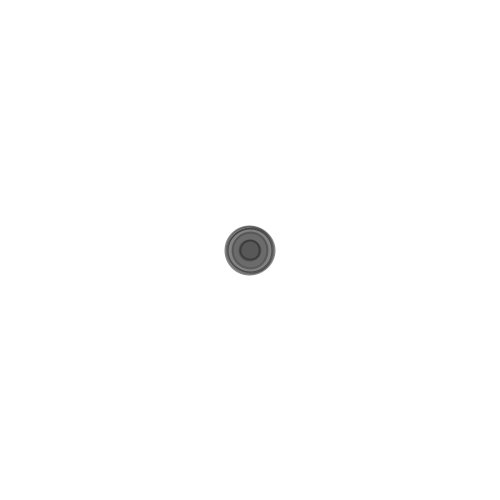
Frame 1 (no input)
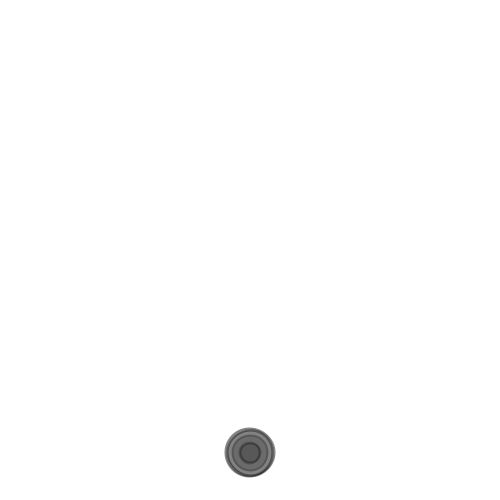
Frame 60 (the mouse pressed at the canvas centre just before this capture)
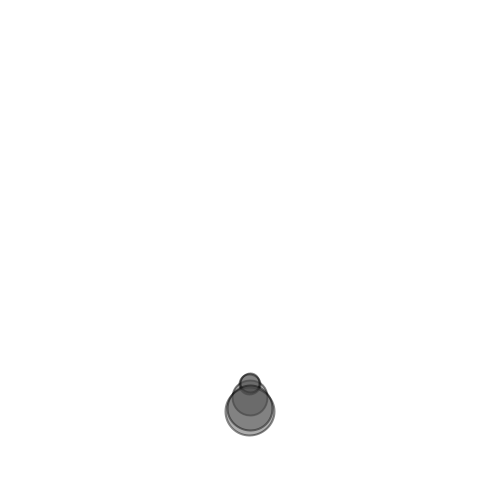
Frame 120 (the mouse held since frame 60 and released just before this capture)

The Processing sketch that drew these frames (run headless with seeded random() and noise(); from frame 60 on, the mouse is pressed at the canvas centre):

// Processing sketch: vectorA
// ── vectorA.pde
Mover[] movers;
float gravityCoeff = 0.2;
float frictionCoeff = 0.05;
float windCoeff = 0.3;
float dragCoeff = 0.01;


void setup() {
  size(500, 500);
  background(255);
  movers = new Mover[5];
  for (int i = 0; i < movers.length; i++) {
    movers[i] = new Mover();
  }
}

void draw() {
  background(255);
  PVector gravity = new PVector(0, gravityCoeff);
  
  for (Mover m : movers) {
    // gravity force
      m.applyGravity(gravity);
    
    // wind when clicked
    if (mousePressed) {
     PVector mouse = new PVector(mouseX, mouseY);
     PVector wind = PVector.sub(mouse, m.loc);
     wind.setMag(windCoeff);
     m.applyForce(wind);
    }
    
    // air resistance
    PVector drag = m.vel.copy();
    drag.normalize();
    drag.mult(-1 * dragCoeff * m.vel.magSq() * m.mass);
    m.applyForce(drag);
    
    // friction
    PVector friction = m.vel.copy();
    friction.normalize();
    float c = -frictionCoeff;
    friction.mult(c);
    //m.applyForce(friction);
    
    m.update();
    m.bounceEdges();
    m.display();
  }
  
}

// ── Mover.pde
import java.util.Random;

Random generator;

class Mover {
  
  PVector loc;
  PVector vel;
  PVector acc;
  float mass;
  float d;
  
  Mover() {
    loc = new PVector(width/2, height/2);
    vel = new PVector(0, 0);
    acc = new PVector(0, 0);
    //mass = ((float) generator.nextGaussian() + 10); // normally -5 to +5
    mass = random(1, 2);
    d = map(mass, 1, 2, 10, 50);
  }
  
  void update() {
    vel.add(acc);
    loc.add(vel);
    acc.mult(0);
  }
  
  void applyGravity(PVector gravity) {
    applyForce(PVector.mult(gravity, mass));
  }
  
  void applyForce(PVector force) {
    PVector f = PVector.div(force, mass);
    acc.add(f);
  }
  
  void bounceEdges() {
    if (loc.x > width - d/2) {
      vel.x = vel.x * -1;
      loc.x = width - d/2;
    } else if (loc.x < d/2) {
      vel.x = vel.x * -1;
      loc.x = d/2;
    } else if (loc.y > height - d/2) {
      vel.y = vel.y * -1;
      loc.y = height - d/2;
    }  else if (loc.y < d/2) {
      vel.y = vel.y * -1;
      loc.y = d/2;
    }
  }
  
  void display() {
    stroke(0, 120);
    strokeWeight(2);
    fill(80, 120);
    ellipse(loc.x, loc.y, d, d);
  }
  
  
}
